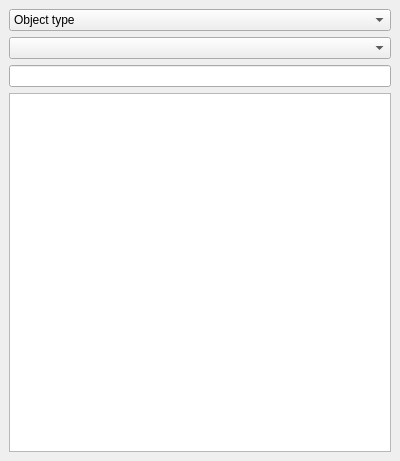
<?xml version="1.0" encoding="UTF-8"?>
<ui version="4.0">
 <class>SearchDock</class>
 <widget class="QDockWidget" name="SearchDock">
  <property name="geometry">
   <rect>
    <x>0</x>
    <y>0</y>
    <width>400</width>
    <height>461</height>
   </rect>
  </property>
  <property name="windowTitle">
   <string>Search</string>
  </property>
  <widget class="QWidget" name="dockWidgetContents">
   <property name="sizePolicy">
    <sizepolicy hsizetype="Preferred" vsizetype="Preferred">
     <horstretch>0</horstretch>
     <verstretch>0</verstretch>
    </sizepolicy>
   </property>
   <layout class="QVBoxLayout" name="verticalLayout">
    <item>
     <widget class="QComboBox" name="combo1">
      <item>
       <property name="text">
        <string>Object type</string>
       </property>
      </item>
      <item>
       <property name="text">
        <string>Lot file name</string>
       </property>
      </item>
      <item>
       <property name="text">
        <string>Property definition</string>
       </property>
      </item>
     </widget>
    </item>
    <item>
     <widget class="QComboBox" name="combo2"/>
    </item>
    <item>
     <widget class="QLineEdit" name="lineEdit">
      <property name="clearButtonEnabled">
       <bool>true</bool>
      </property>
     </widget>
    </item>
    <item>
     <widget class="QListWidget" name="listWidget"/>
    </item>
   </layout>
  </widget>
 </widget>
 <resources/>
 <connections/>
</ui>
